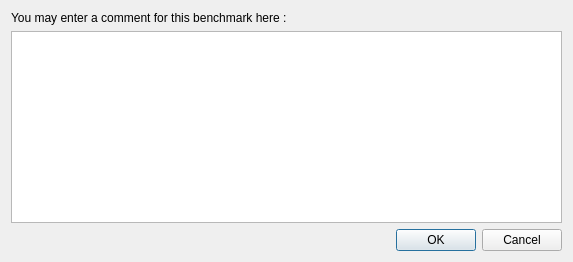
<!--
Copyright 2002-2013 CEA LIST

This file is part of LIMA.

LIMA is free software: you can redistribute it and/or modify
it under the terms of the GNU Affero General Public License as published by
the Free Software Foundation, either version 3 of the License, or
(at your option) any later version.

LIMA is distributed in the hope that it will be useful,
but WITHOUT ANY WARRANTY; without even the implied warranty of
MERCHANTABILITY or FITNESS FOR A PARTICULAR PURPOSE.  See the
GNU Affero General Public License for more details.

You should have received a copy of the GNU Affero General Public License
  along with LIMA.  If not, see <http://www.gnu.org/licenses/>
-->

    <ui version="4.0" >
 <class>CommentEditDialog</class>
 <widget class="QDialog" name="CommentEditDialog" >
  <property name="geometry" >
   <rect>
    <x>0</x>
    <y>0</y>
    <width>573</width>
    <height>262</height>
   </rect>
  </property>
  <property name="windowTitle" >
   <string>Edit comment</string>
  </property>
  <property name="modal" >
   <bool>true</bool>
  </property>
  <layout class="QVBoxLayout" name="verticalLayout" >
   <item>
    <widget class="QLabel" name="commentLabel" >
     <property name="text" >
      <string>You may enter a comment for this benchmark here :</string>
     </property>
    </widget>
   </item>
   <item>
    <widget class="QTextEdit" name="commentEdit" />
   </item>
   <item>
    <widget class="QDialogButtonBox" name="buttonBox" >
     <property name="orientation" >
      <enum>Qt::Horizontal</enum>
     </property>
     <property name="standardButtons" >
      <set>QDialogButtonBox::Cancel|QDialogButtonBox::Ok</set>
     </property>
    </widget>
   </item>
  </layout>
 </widget>
 <tabstops>
  <tabstop>commentEdit</tabstop>
  <tabstop>buttonBox</tabstop>
 </tabstops>
 <resources/>
 <connections>
  <connection>
   <sender>buttonBox</sender>
   <signal>accepted()</signal>
   <receiver>CommentEditDialog</receiver>
   <slot>accept()</slot>
   <hints>
    <hint type="sourcelabel" >
     <x>248</x>
     <y>254</y>
    </hint>
    <hint type="destinationlabel" >
     <x>157</x>
     <y>274</y>
    </hint>
   </hints>
  </connection>
  <connection>
   <sender>buttonBox</sender>
   <signal>rejected()</signal>
   <receiver>CommentEditDialog</receiver>
   <slot>reject()</slot>
   <hints>
    <hint type="sourcelabel" >
     <x>316</x>
     <y>260</y>
    </hint>
    <hint type="destinationlabel" >
     <x>286</x>
     <y>274</y>
    </hint>
   </hints>
  </connection>
 </connections>
</ui>
